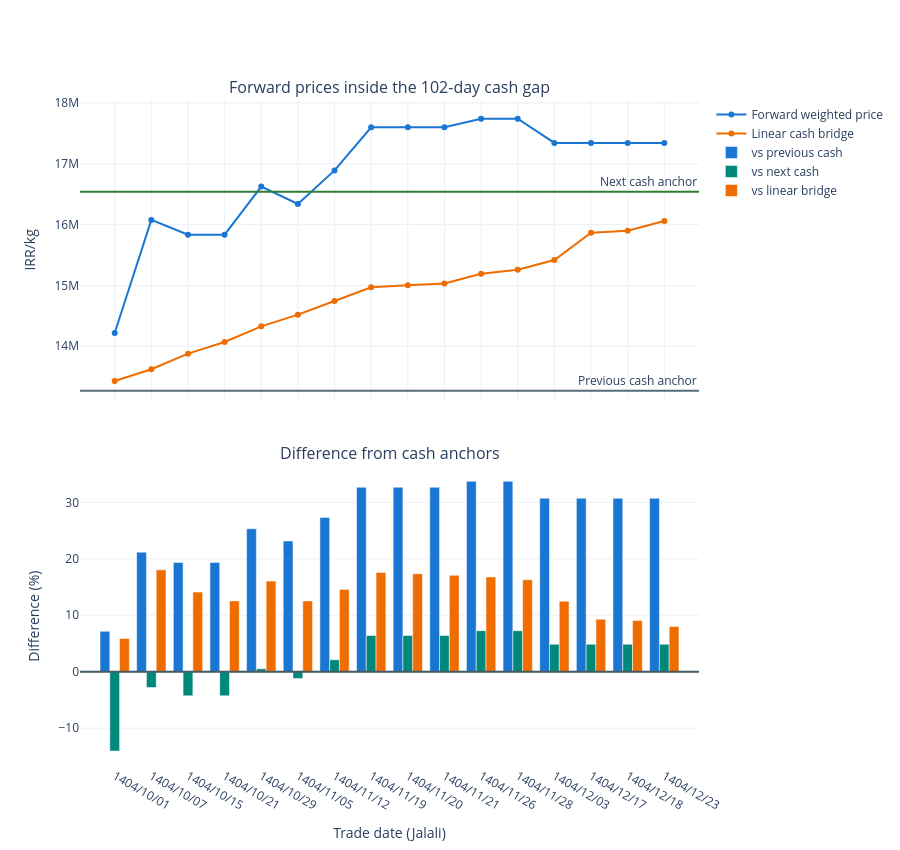

The code cell stored with this chart in its notebook:
### Code cell
fig = make_subplots(rows=2, cols=1, shared_xaxes=True, vertical_spacing=0.1,
    subplot_titles=('Forward prices inside the 102-day cash gap', 'Difference from cash anchors'))
dates = forward_gap['trade_date_jalali']
for column, name, color in [
    ('forward_weighted_price', 'Forward weighted price', '#1976D2'),
    ('linear_cash_bridge_price', 'Linear cash bridge', '#EF6C00'),
]:
    fig.add_trace(go.Scatter(x=dates, y=forward_gap[column], name=name,
        mode='lines+markers', line_color=color), row=1, col=1)
for column, name, color in [
    ('previous_cash_price', 'Previous cash anchor', '#546E7A'),
    ('next_cash_price', 'Next cash anchor', '#2E7D32'),
]:
    fig.add_hline(y=forward_gap[column].iloc[0], line_color=color,
        annotation_text=name, row=1, col=1)
for column, name, color in [
    ('vs_previous_cash_pct', 'vs previous cash', '#1976D2'),
    ('vs_next_cash_pct', 'vs next cash', '#00897B'),
    ('vs_linear_bridge_pct', 'vs linear bridge', '#EF6C00'),
]:
    fig.add_trace(go.Bar(x=dates, y=forward_gap[column], name=name,
        marker_color=color), row=2, col=1)
fig.add_hline(y=0, line_color='#455A64', row=2, col=1)
fig.update_yaxes(title_text='IRR/kg', row=1, col=1)
fig.update_yaxes(title_text='Difference (%)', row=2, col=1)
fig.update_xaxes(title_text='Trade date (Jalali)', row=2, col=1)
fig.update_layout(height=850, barmode='group', template='plotly_white')
fig.show()

### Figure 1 — Plotly figure (JSON) as saved in the notebook; plotly's stock layout.template omitted (floating-point values rounded to 4 significant figures)
{"data": [{"line": {"color": "#1976D2"}, "mode": "lines+markers", "name": "Forward weighted price", "type": "scatter", "x": ["1404/10/01", "1404/10/07", "1404/10/15", "1404/10/21", "1404/10/29", "1404/11/05", "1404/11/12", "1404/11/19", "1404/11/20", "1404/11/21", "1404/11/26", "1404/11/28", "1404/12/03", "1404/12/17", "1404/12/18", "1404/12/23"], "xaxis": "x", "y": [14216860, 16077020, 15834000, 15834000, 16626000, 16340000, 16892000, 17601000, 17601000, 17601000, 17742000, 17742000, 17344000, 17344000, 17344000, 17344000], "yaxis": "y"}, {"line": {"color": "#EF6C00"}, "mode": "lines+markers", "name": "Linear cash bridge", "type": "scatter", "x": ["1404/10/01", "1404/10/07", "1404/10/15", "1404/10/21", "1404/10/29", "1404/11/05", "1404/11/12", "1404/11/19", "1404/11/20", "1404/11/21", "1404/11/26", "1404/11/28", "1404/12/03", "1404/12/17", "1404/12/18", "1404/12/23"], "xaxis": "x", "y": [13430000.0, 13620000.0, 13880000.0, 14070000.0, 14330000.0, 14520000.0, 14740000.0, 14970000.0, 15000000.0, 15030000.0, 15190000.0, 15260000.0, 15420000.0, 15870000.0, 15900000.0, 16060000.0], "yaxis": "y"}, {"marker": {"color": "#1976D2"}, "name": "vs previous cash", "type": "bar", "x": ["1404/10/01", "1404/10/07", "1404/10/15", "1404/10/21", "1404/10/29", "1404/11/05", "1404/11/12", "1404/11/19", "1404/11/20", "1404/11/21", "1404/11/26", "1404/11/28", "1404/12/03", "1404/12/17", "1404/12/18", "1404/12/23"], "xaxis": "x2", "y": [7.16, 21.18, 19.35, 19.35, 25.32, 23.16, 27.32, 32.67, 32.67, 32.67, 33.73, 33.73, 30.73, 30.73, 30.73, 30.73], "yaxis": "y2"}, {"marker": {"color": "#00897B"}, "name": "vs next cash", "type": "bar", "x": ["1404/10/01", "1404/10/07", "1404/10/15", "1404/10/21", "1404/10/29", "1404/11/05", "1404/11/12", "1404/11/19", "1404/11/20", "1404/11/21", "1404/11/26", "1404/11/28", "1404/12/03", "1404/12/17", "1404/12/18", "1404/12/23"], "xaxis": "x2", "y": [-14.05, -2.805, -4.274, -4.274, 0.5139, -1.215, 2.122, 6.408, 6.408, 6.408, 7.261, 7.261, 4.855, 4.855, 4.855, 4.855], "yaxis": "y2"}, {"marker": {"color": "#EF6C00"}, "name": "vs linear bridge", "type": "bar", "x": ["1404/10/01", "1404/10/07", "1404/10/15", "1404/10/21", "1404/10/29", "1404/11/05", "1404/11/12", "1404/11/19", "1404/11/20", "1404/11/21", "1404/11/26", "1404/11/28", "1404/12/03", "1404/12/17", "1404/12/18", "1404/12/23"], "xaxis": "x2", "y": [5.879, 18.04, 14.1, 12.54, 16.05, 12.54, 14.57, 17.59, 17.34, 17.09, 16.78, 16.29, 12.5, 9.309, 9.088, 7.998], "yaxis": "y2"}], "layout": {"annotations": [{"font": {"size": 16}, "showarrow": false, "text": "Forward prices inside the 102-day cash gap", "x": 0.5, "xanchor": "center", "xref": "paper", "y": 1, "yanchor": "bottom", "yref": "paper"}, {"font": {"size": 16}, "showarrow": false, "text": "Difference from cash anchors", "x": 0.5, "xanchor": "center", "xref": "paper", "y": 0.45, "yanchor": "bottom", "yref": "paper"}, {"showarrow": false, "text": "Previous cash anchor", "x": 1, "xanchor": "right", "xref": "x domain", "y": 13266993, "yanchor": "bottom", "yref": "y"}, {"showarrow": false, "text": "Next cash anchor", "x": 1, "xanchor": "right", "xref": "x domain", "y": 16541000, "yanchor": "bottom", "yref": "y"}], "barmode": "group", "height": 850, "shapes": [{"line": {"color": "#546E7A"}, "type": "line", "x0": 0, "x1": 1, "xref": "x domain", "y0": 13266993, "y1": 13266993, "yref": "y"}, {"line": {"color": "#2E7D32"}, "type": "line", "x0": 0, "x1": 1, "xref": "x domain", "y0": 16541000, "y1": 16541000, "yref": "y"}, {"line": {"color": "#455A64"}, "type": "line", "x0": 0, "x1": 1, "xref": "x2 domain", "y0": 0, "y1": 0, "yref": "y2"}], "xaxis": {"anchor": "y", "domain": [0, 1], "matches": "x2", "showticklabels": false}, "xaxis2": {"anchor": "y2", "domain": [0, 1], "title": {"text": "Trade date (Jalali)"}}, "yaxis": {"anchor": "x", "domain": [0.55, 1], "title": {"text": "IRR/kg"}}, "yaxis2": {"anchor": "x2", "domain": [0, 0.45], "title": {"text": "Difference (%)"}}}}
